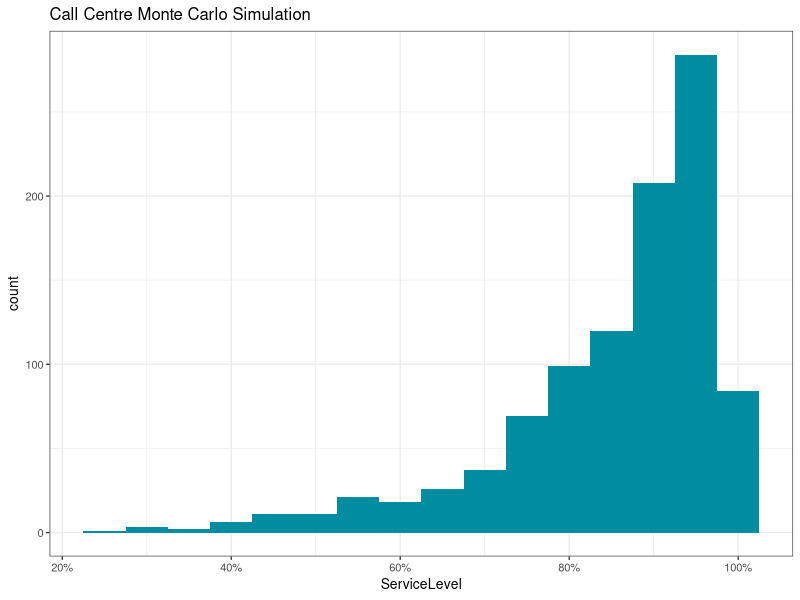

Generate this figure with R:
## Erlang-C Functions
intensity <- function(rate, duration, interval = 60) {
    (rate / interval) * duration
}

erlang_c <- function(agents, rate, duration, interval = 60) {
    int <- intensity(rate, duration, interval)
    erlang_b_inv <- 1
    for (i in 1:agents) {
        erlang_b_inv <- 1 + erlang_b_inv * i / int
    }
    erlang_b <- 1 / erlang_b_inv
    agents * erlang_b / (agents - int * (1 - erlang_b))
}

service_level <- function(agents, rate, duration, target, interval = 60) {
    pw <- erlang_c(agents, rate, duration, interval)
    int <- intensity(rate, duration, interval)
    1 - (pw * exp(-(agents - int) * (target / duration)))
}

resource <- function(rate, duration, target, gos_target, interval = 60) {
    agents <- round(intensity(rate, duration, interval) + 1)
    gos <- service_level(agents, rate, duration, target, interval)
    while (gos < gos_target * (gos_target > 1) / 100) {
        agents <- agents + 1
        gos <- service_level(agents, rate, duration, target, interval)
    }
    return(c(agents, gos))
}

library(tidyverse)

intensity_mc <- function(rate_m, rate_sd, duration_m, duration_sd, interval = 60, sims = 1000) {
  (rnorm(sims, rate_m, rate_sd) / (60 * interval)) * rnorm(sims, duration_m, duration_sd)
}

intensity_mc(100, 10, 180, 20, interval = 30) %>%
  summary()

erlang_c_mc <- function(agents, rate_m, rate_sd, duration_m, duration_sd, interval = 60) {
  int <- intensity_mc(rate_m, rate_sd, duration_m, duration_sd, interval)
  erlang_b_inv <- 1
  for (i in 1:agents) {
    erlang_b_inv <- 1 + erlang_b_inv * i / int
  }
  erlang_b <- 1 / erlang_b_inv
  agents * erlang_b / (agents - int * (1 - erlang_b))
}

service_level_mc <- function(agents, rate_m, rate_sd, duration_m, duration_sd, target, interval = 60, sims = 1000) {
  pw <- erlang_c_mc(agents, rate_m, rate_sd, duration_m, duration_sd, interval)
  int <- intensity_mc(rate_m, rate_sd, duration_m, duration_sd, interval, sims)
  1 - (pw * exp(-(agents - int) * (target / rnorm(sims, duration_m, duration_sd))))
}

tibble(ServiceLevel = service_level_mc(agents = 14,
                                       rate_m = 100,
                                       rate_sd = 10,
                                       duration_m = 180,
                                       duration_sd = 20,
                                       target = 20,
                                       interval = 30,
                                       sims = 1000)) %>%
  ggplot(aes(ServiceLevel)) +
  geom_histogram(binwidth = 0.05, fill = "#008da1") +
  scale_x_continuous(labels = scales::percent) + 
  theme_bw(base_size = 10) +
  labs(title = "Call Centre Monte Carlo Simulation")
